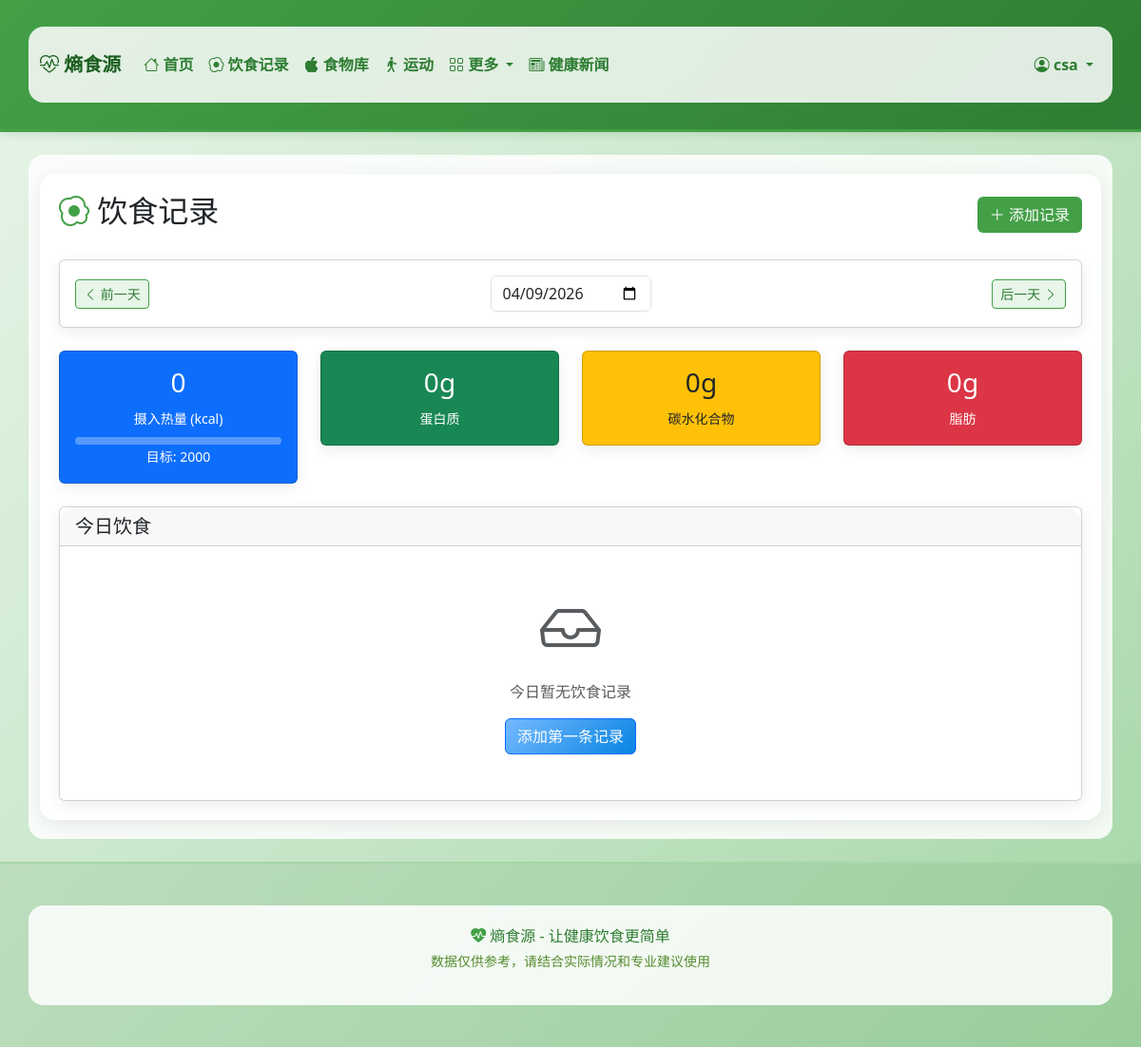
Page /diet (signed in) on the earlier database version.
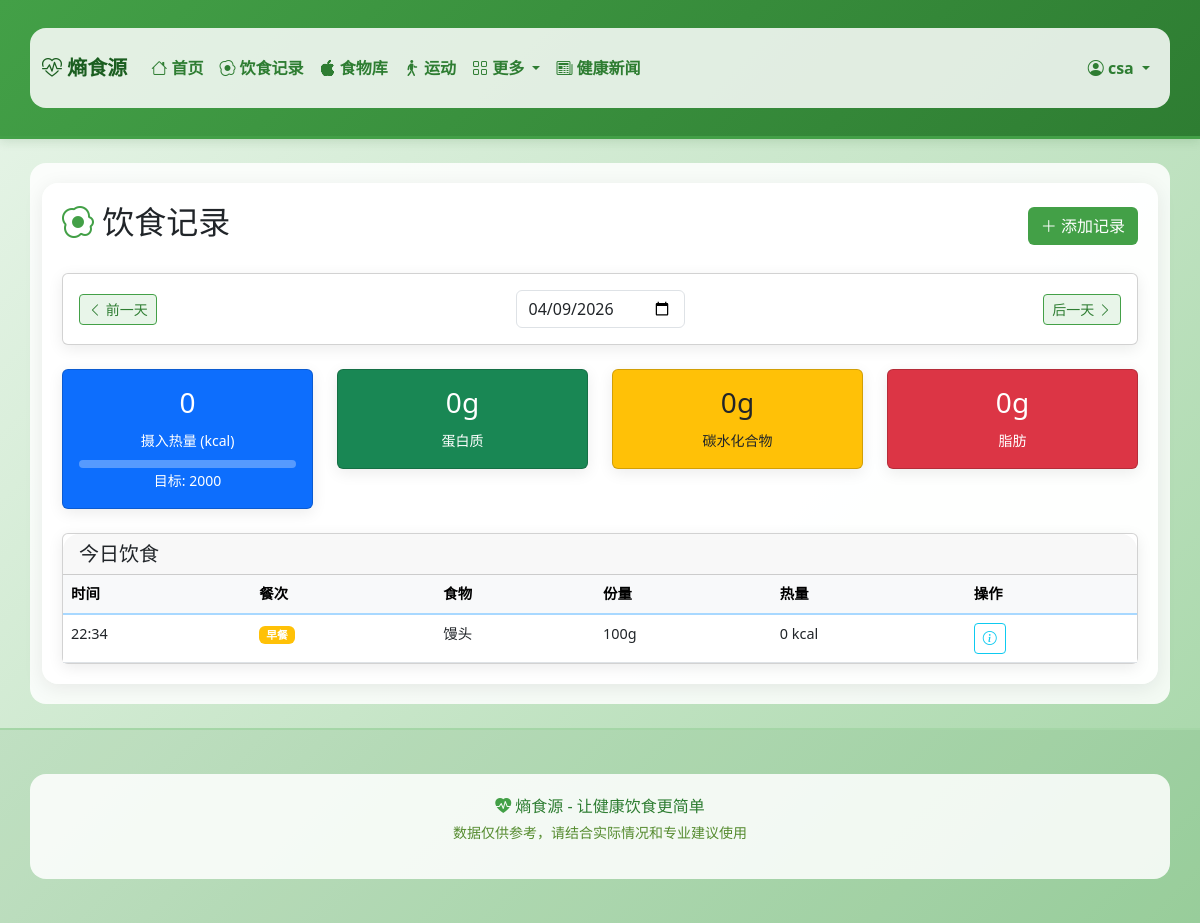
Same page on the later database version.
### models.py (models this page shows, shortened)
class User(UserMixin, db.Model):
    __tablename__ = 'users'
    id = db.Column(db.Integer, primary_key=True)
    username = db.Column(db.String(80), unique=True, nullable=False)
    email = db.Column(db.String(120), unique=True, nullable=False)
    password_hash = db.Column(db.String(255), nullable=False)
    created_at = db.Column(db.DateTime, default=datetime.utcnow)
    age = db.Column(db.Integer, default=25)
    gender = db.Column(db.String(10), default='male')  # male, female
    height = db.Column(db.Float, default=170.0)  # cm
    weight = db.Column(db.Float, default=65.0)  # kg
    activity_level = db.Column(db.String(20), default='moderate')  # sedentary, light, moderate, active, very_active
    goal = db.Column(db.String(20), default='maintain')  # lose, maintain, gain
    target_calories = db.Column(db.Float, default=2000)
    target_protein = db.Column(db.Float, default=100)
    target_carbs = db.Column(db.Float, default=250)
    target_fat = db.Column(db.Float, default=65)
    food_records = db.relationship('FoodRecord', backref='user', lazy=True, cascade='all, delete-orphan')
    exercise_records = db.relationship('ExerciseRecord', backref='user', lazy=True, cascade='all, delete-orphan')
    weight_records = db.relationship('WeightRecord', backref='user', lazy=True, cascade='all, delete-orphan')
    sleep_records = db.relationship('SleepRecord', backref='user', lazy=True, cascade='all, delete-orphan')

class FoodRecord(db.Model):
    __tablename__ = 'food_records'
    id = db.Column(db.Integer, primary_key=True)
    user_id = db.Column(db.Integer, db.ForeignKey('users.id'), nullable=False)
    food_id = db.Column(db.Integer, db.ForeignKey('foods.id'))
    food_name = db.Column(db.String(100), nullable=False)
    quantity = db.Column(db.Float, default=100)  # 克数
    meal_type = db.Column(db.String(20))  # breakfast, lunch, dinner, snack
    calories = db.Column(db.Float, default=0)
    protein = db.Column(db.Float, default=0)
    carbs = db.Column(db.Float, default=0)
    fat = db.Column(db.Float, default=0)
    fiber = db.Column(db.Float, default=0)
    input_method = db.Column(db.String(20))  # photo, text, voice, barcode
    photo_url = db.Column(db.String(255))
    date = db.Column(db.Date, default=date.today)
    time = db.Column(db.Time, default=datetime.now().time)
    created_at = db.Column(db.DateTime, default=datetime.utcnow)
    food = db.relationship('Food', backref='records')

### app.py (the view)
@app.route('/diet')
@login_required
def diet():
    record_date = request.args.get('date', date.today().isoformat())
    try:
        target_date = datetime.strptime(record_date, '%Y-%m-%d').date()
    except:
        target_date = date.today()
    records = FoodRecord.query.filter_by(user_id=current_user.id, date=target_date).order_by(FoodRecord.time).all()
    total_calories = sum(r.calories for r in records)
    total_protein = sum(r.protein for r in records)
    total_carbs = sum(r.carbs for r in records)
    total_fat = sum(r.fat for r in records)
    return render_template('diet.html',
                         records=records,
                         target_date=target_date,
                         total_calories=total_calories,
                         total_protein=total_protein,
                         total_carbs=total_carbs,
                         total_fat=total_fat,
                         target_calories=current_user.target_calories)

### app.py (called while the page is built)
@login_manager.user_loader
def load_user(user_id):
    return User.query.get(int(user_id))

@app.context_processor
def inject_variables():
    life_expectancy_bonus = 0
    return dict(
        life_expectancy_bonus=life_expectancy_bonus,
        timedelta=timedelta
    )

### templates/diet.html (shortened to what this page needs)
{% extends "base.html" %}
{% block content %}
<div class="d-flex justify-content-between align-items-center mb-4">
    <h2><i class="bi bi-egg-fried" style="color: #43a047;"></i> 饮食记录</h2>
    <a href="{{ url_for('add_diet_record') }}" class="btn" style="background: #43a047; color: white;">
        <i class="bi bi-plus-lg"></i> 添加记录
    </a>
</div>
<div class="card mb-4">
    <div class="card-body">
        <div class="d-flex justify-content-between align-items-center">
            <a href="{{ url_for('diet', date=(target_date - timedelta(days=1)).isoformat()) }}" class="btn btn-sm" style="background: #e8f5e9; color: #2e7d32; border: 1px solid #43a047;">
                <i class="bi bi-chevron-left"></i> 前一天
            </a>
            <h4 class="mb-0">
                <input type="date" class="form-control d-inline-block" style="width: auto;"
                       value="{{ target_date.isoformat() }}"
                       onchange="window.location.href='{{ url_for('diet') }}?date=' + this.value">
            </h4>
            <a href="{{ url_for('diet', date=(target_date + timedelta(days=1)).isoformat()) }}" class="btn btn-sm" style="background: #e8f5e9; color: #2e7d32; border: 1px solid #43a047;">
                后一天 <i class="bi bi-chevron-right"></i>
            </a>
        </div>
    </div>
</div>
<div class="row mb-4">
    <div class="col-md-3">
        <div class="card bg-primary text-white">
            <div class="card-body text-center">
                <h3>{{ total_calories|int }}</h3>
                <small>摄入热量 (kcal)</small>
                <div class="progress mt-2" style="height: 8px; background: rgba(255,255,255,0.3);">
                </div>
                <small>目标: {{ target_calories|int }}</small>
            </div>
        </div>
    </div>
    <div class="col-md-3">
        <div class="card bg-success text-white">
            <div class="card-body text-center">
                <h3>{{ total_protein|int }}g</h3>
                <small>蛋白质</small>
            </div>
        </div>
    </div>
    <div class="col-md-3">
        <div class="card bg-warning text-dark">
            <div class="card-body text-center">
                <h3>{{ total_carbs|int }}g</h3>
                <small>碳水化合物</small>
            </div>
        </div>
    </div>
    <div class="col-md-3">
        <div class="card bg-danger text-white">
            <div class="card-body text-center">
                <h3>{{ total_fat|int }}g</h3>
                <small>脂肪</small>
            </div>
        </div>
    </div>
</div>
<div class="card">
    <div class="card-header">
        <h5 class="mb-0">今日饮食</h5>
    </div>
    <div class="card-body p-0">
        {% if records %}
        <div class="table-responsive">
            <table class="table table-hover mb-0">
                <thead class="table-light">
                    <tr>
                        <th>时间</th>
                        <th>餐次</th>
                        <th>食物</th>
                        <th>份量</th>
                        <th>热量</th>
                        <th>操作</th>
                    </tr>
                </thead>
                <tbody>
                    {% for record in records %}
                    <tr>
                        <td>{{ record.time.strftime('%H:%M') if record.time else '--:--' }}</td>
                        <td>
                            <span class="badge bg-{{ 'warning' if record.meal_type == 'breakfast' else 'success' if record.meal_type == 'lunch' else 'danger' if record.meal_type == 'dinner' else 'secondary' }}">
                                {{ {'breakfast': '早餐', 'lunch': '午餐', 'dinner': '晚餐', 'snack': '零食'}.get(record.meal_type, '其他') }}
                            </span>
                        </td>
                        <td>{{ record.food_name }}</td>
                        <td>{{ record.quantity|int }}g</td>
                        <td>{{ record.calories|int }} kcal</td>
                        <td>
                            <a href="{{ url_for('api_food_detail', food_id=record.food_id) if record.food_id else '#' }}" class="btn btn-sm btn-outline-info">
                                <i class="bi bi-info-circle"></i>
                            </a>
                        </td>
                    </tr>
                    {% endfor %}
                </tbody>
            </table>
        </div>
        {% else %}
        <div class="text-center py-5 text-muted">
            <i class="bi bi-inbox display-3"></i>
            <p class="mt-3">今日暂无饮食记录</p>
            <a href="{{ url_for('add_diet_record') }}" class="btn btn-primary">添加第一条记录</a>
        </div>
        {% endif %}
    </div>
</div>
{% endblock %}

### templates/base.html (shortened to what this page needs)
<!DOCTYPE html>
<html lang="zh-CN">
<head>
    <link rel="stylesheet" href="{{ url_for('static', filename='css/style.css') }}">
    <link href="https://cdn.jsdelivr.net/npm/bootstrap@5.3.0/dist/css/bootstrap.min.css" rel="stylesheet">
    <link href="https://cdn.jsdelivr.net/npm/bootstrap-icons@1.11.0/font/bootstrap-icons.css" rel="stylesheet">
</head>
<body>
    <nav class="navbar navbar-expand-lg navbar-light" style="background: linear-gradient(135deg, #c8e6c9 0%, #a5d6a7 100%); border-bottom: 3px solid #43a047;">
        <div class="container">
            <a class="navbar-brand fw-bold" href="{{ url_for('index') }}" style="color: #1b5e20;">
                <i class="bi bi-heart-pulse"></i> 熵食源
            </a>
            <div class="collapse navbar-collapse" id="navbarNav">
                <ul class="navbar-nav me-auto">
                    <li class="nav-item">
                        <a class="nav-link" href="{{ url_for('index') }}" style="color: #2e7d32; font-weight: 600;"><i class="bi bi-house"></i> 首页</a>
                    </li>
                    {% if current_user.is_authenticated %}
                    <li class="nav-item">
                        <a class="nav-link" href="{{ url_for('diet') }}" style="color: #2e7d32; font-weight: 600;"><i class="bi bi-egg-fried"></i> 饮食记录</a>
                    </li>
                    <li class="nav-item">
                        <a class="nav-link" href="{{ url_for('foods') }}" style="color: #2e7d32; font-weight: 600;"><i class="bi bi-apple"></i> 食物库</a>
                    </li>
                    <li class="nav-item">
                        <a class="nav-link" href="{{ url_for('exercise') }}" style="color: #2e7d32; font-weight: 600;"><i class="bi bi-person-walking"></i> 运动</a>
                    </li>
                    <li class="nav-item dropdown">
                        <a class="nav-link dropdown-toggle" href="#" data-bs-toggle="dropdown" style="color: #2e7d32; font-weight: 600;">
                            <i class="bi bi-grid"></i> 更多
                        </a>
                    </li>
                    {% endif %}
                    <li class="nav-item">
                        <a class="nav-link" href="{{ url_for('news') }}" style="color: #2e7d32; font-weight: 600;"><i class="bi bi-newspaper"></i> 健康新闻</a>
                    </li>
                </ul>
                <ul class="navbar-nav">
                    {% if current_user.is_authenticated %}
                    <li class="nav-item dropdown">
                        <a class="nav-link dropdown-toggle" href="#" data-bs-toggle="dropdown" style="color: #2e7d32; font-weight: 600;">
                            <i class="bi bi-person-circle"></i> {{ current_user.username }}
                        </a>
                    </li>
                    {% endif %}
                </ul>
            </div>
        </div>
    </nav>
    <main class="container my-4">
        <div style="background: rgba(255, 255, 255, 0.92); border-radius: 16px; padding: 20px; box-shadow: 0 4px 20px rgba(0, 0, 0, 0.08);">
        {% block content %}{% endblock %}
        </div>
    </main>
    <footer class="py-4 mt-4" style="background: rgba(46, 125, 50, 0.1); border-top: 2px solid #a5d6a7;">
        <div class="container text-center">
            <p class="mb-1" style="color: #2e7d32;">
                <i class="bi bi-heart-pulse-fill" style="color: #43a047;"></i> 熵食源 - 让健康饮食更简单
            </p>
            <p class="small" style="color: #558b2f;">
                数据仅供参考，请结合实际情况和专业建议使用
            </p>
        </div>
    </footer>
</body>
</html>

### static/css/style.css (style rules this page uses)
:root { --primary-color: #74b9ff; --primary-dark: #0984e3; --primary-light: #a8d8ff; --success-color: #00b894; --warning-color: #fdcb6e; --danger-color: #e17055; --info-color: #00cec9; }
body { font-family: -apple-system, BlinkMacSystemFont, "Segoe UI", Roboto, "Helvetica Neue", Arial, sans-serif; background: linear-gradient(135deg, #e8f5e9 0%, #c8e6c9 50%, #a5d6a7 100%); background-attachment: fixed; color: #2d3436; min-height: 100vh; }
.container, .container-fluid { background: rgba(255, 255, 255, 0.85); border-radius: 16px; padding: 20px; margin-top: 20px; margin-bottom: 20px; }
.navbar { box-shadow: 0 2px 10px rgba(27, 94, 32, 0.15); background: linear-gradient(135deg, #43a047, #2e7d32) !important; }
.navbar-brand { font-weight: 700; font-size: 1.5rem; }
.nav-link { font-weight: 500; transition: all 0.3s ease; }
.card { border: none; border-radius: 16px; box-shadow: 0 4px 15px rgba(0, 0, 0, 0.08); transition: transform 0.3s ease, box-shadow 0.3s ease; }
.card-header { border-radius: 16px 16px 0 0 !important; font-weight: 600; }
.progress { border-radius: 10px; }
.table { font-size: 0.9rem; }
.table thead th { font-weight: 600; border-bottom: 2px solid var(--primary-light); }
.badge { font-weight: 500; }
footer { border-top: 1px solid #c8e6c9; background: rgba(255, 255, 255, 0.9); }

Differences in the rows shown:
added FoodRecord: time "22:34", meal_type "早餐", food_name "馒头", quantity "100", calories "0"
Other differences:
text no longer shown: "今日暂无饮食记录 添加第一条记录"
text now shown: "时间 餐次 食物 份量 热量 操作"
